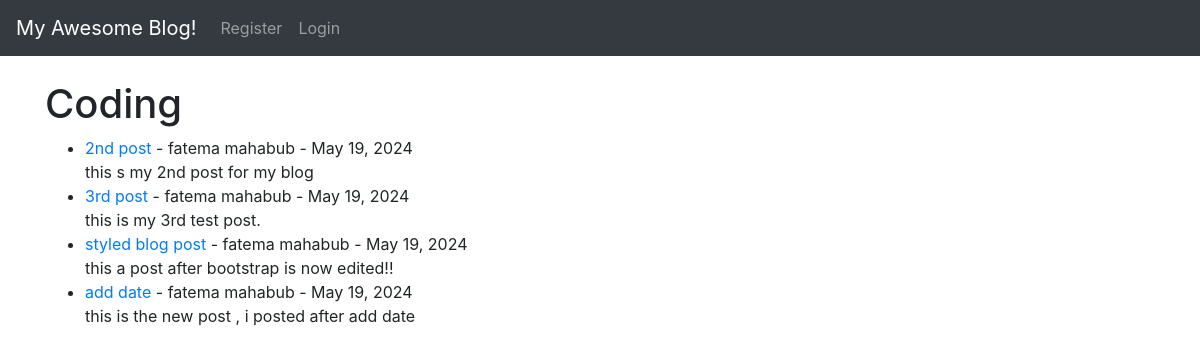
The page /category/coding/ on the database as committed earlier.
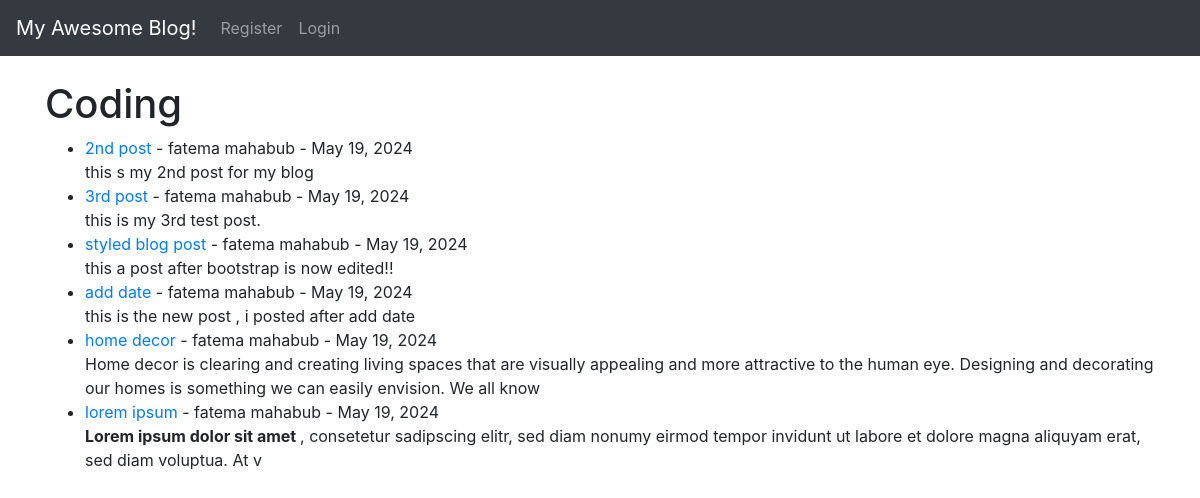
The same page on the database as committed later.
### login/models.py (models this page shows, shortened)
class Post(models.Model):
    title = models.CharField(max_length=255)
    title_tag = models.CharField(max_length=255)
    author = models.ForeignKey(User, on_delete=models.CASCADE)
    body = models.TextField()
    post_date = models.DateField(auto_now_add=True)
    category = models.CharField(max_length=255, default='coding')

### login/views.py (the view)
# urls.py: path('category/<str:cats>/', CategoryView, name= 'category'),
def CategoryView(request, cats):
    category_posts = Post.objects.filter(category=cats)
    return render (request, 'categories.html', {'cats': cats.title(), 'category_posts':category_posts})

### login/templates/categories.html (shortened to what this page needs)
{% extends 'base.html' %}
{% block content %}
{% if category_posts %}
<h1> {{ cats }} </h1>
<ul>
{% for post in category_posts %}
<li>
    <a href="{% url 'article' post.pk %}">{{ post.title }} </a>-
    {{ post.author.first_name }}
    {{ post.author.last_name }} -
    {{ post.post_date}}  <br>
    {{ post.body | slice:":200"|safe}}
</li>
{% endfor %}
</ul>
{% else %}
<h2> Sorry this page is not exist .. </h2>
{% endif %}
{% endblock %}

Rows that differ between the two databases and show on the page:
added Post: title "home decor", author.first_name "fatema", author.last_name "mahabub", post_date "May 19, 2024", body "Home decor is clearing and creating living spaces that are visually appealing and more attractive to the human eye. Designing and decorating our homes is something we can easily envision. We all know"
added Post: title "lorem ipsum", author.first_name "fatema", author.last_name "mahabub", post_date "May 19, 2024", body "Lorem ipsum dolor sit amet , consetetur sadipscing elitr, sed diam nonumy eirmod tempor invidunt ut labore et dolore magna aliquyam erat, sed diam voluptua. At v"
